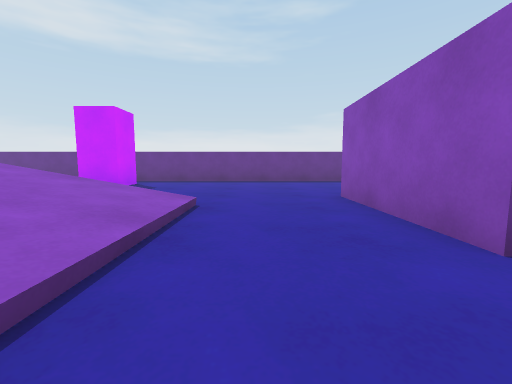
View 1 (above)

17 first-person views from a walk through a Unity game level. The camera is 0.55 m above the floor, tilts 6° down and sees 90° across. The floor is counted in squares, 1 m on a side. Each view is taken from the middle of a square. On the plan, view 1 faces up. The plan holds only what a view shows up to about 9 squares ahead; the rest is blank. The player character is not drawn.

View 2
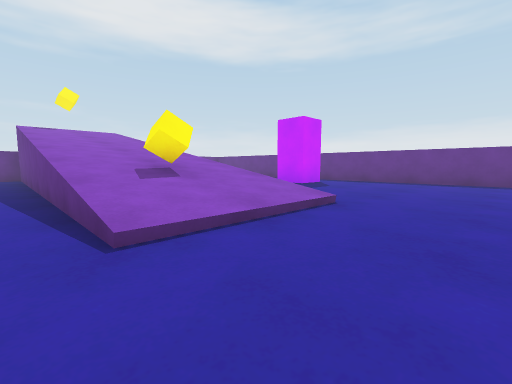

View 3
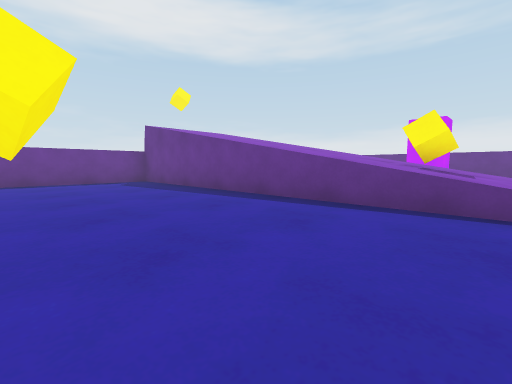

View 4
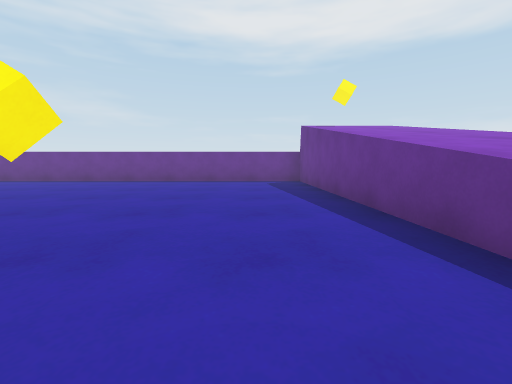

View 5
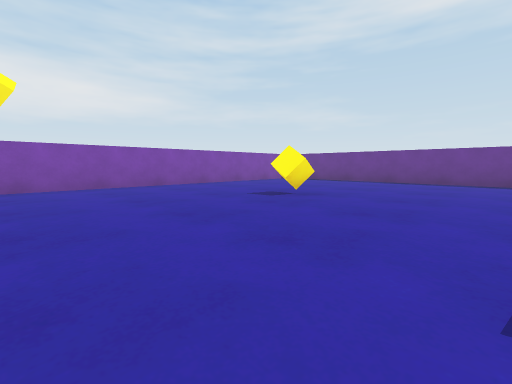

View 6
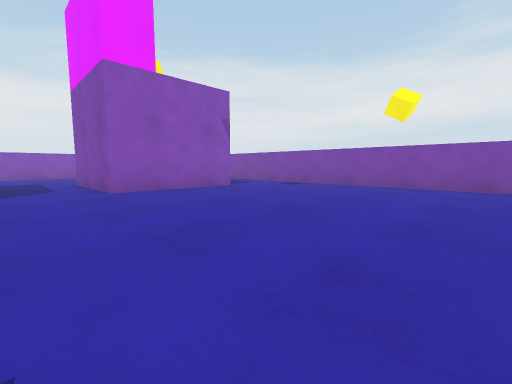

View 7
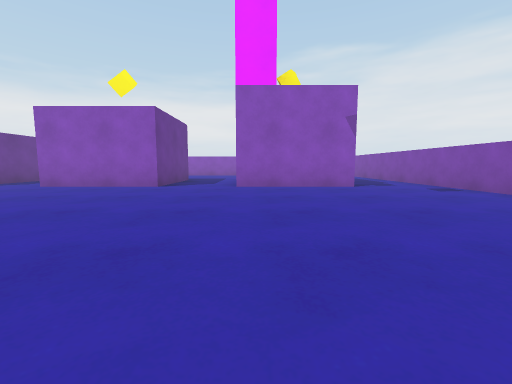

View 8
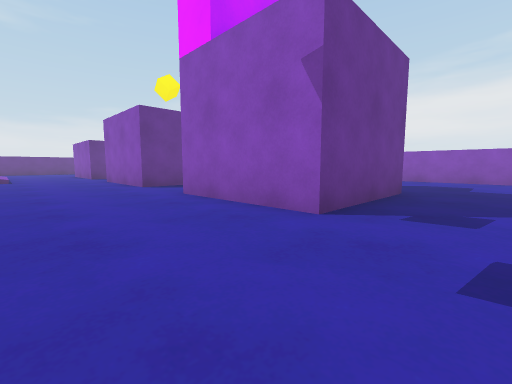

View 9
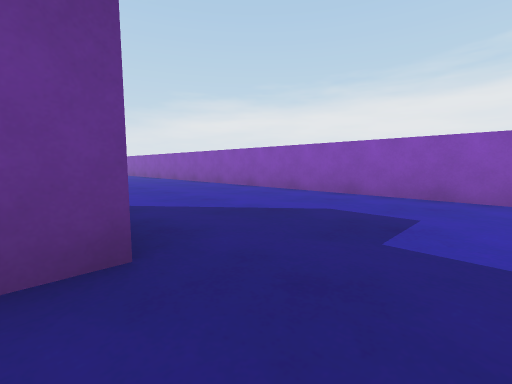

View 10
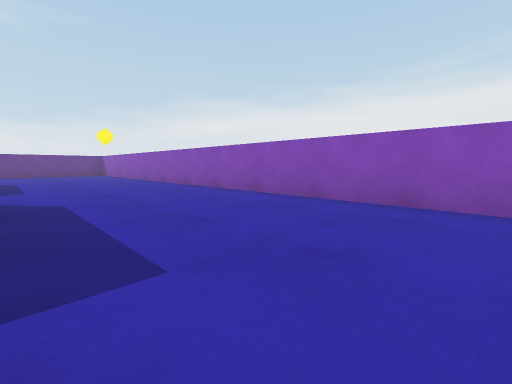

View 11
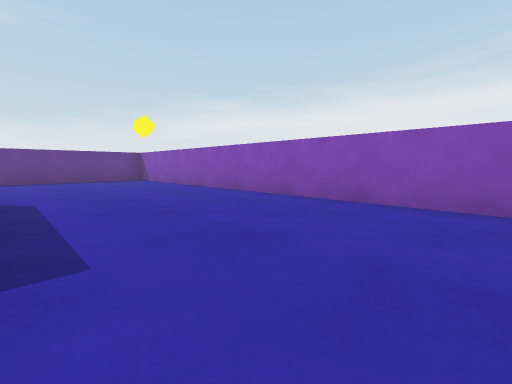

View 12
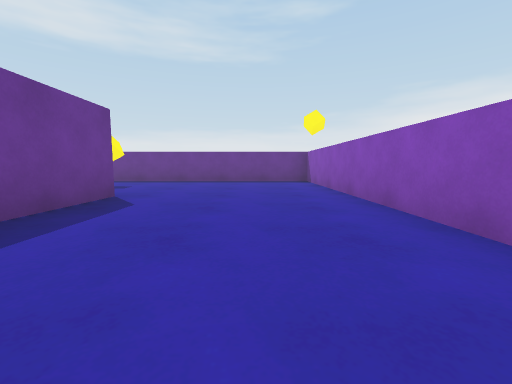

View 13
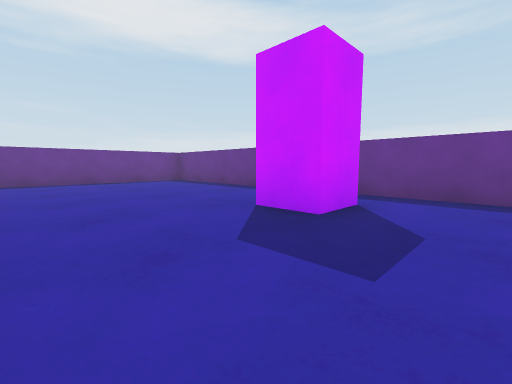

View 14
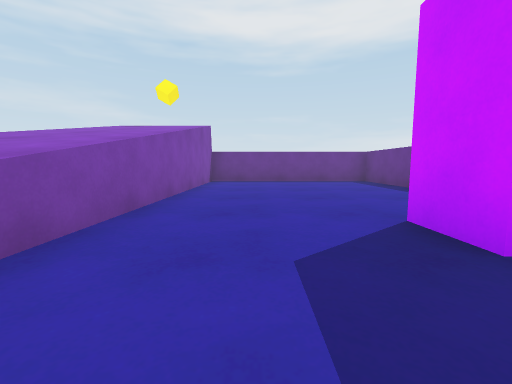

View 15
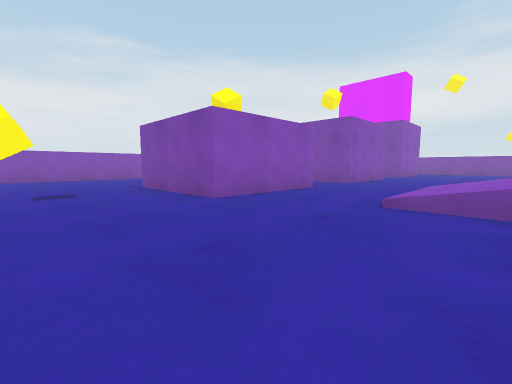

View 16
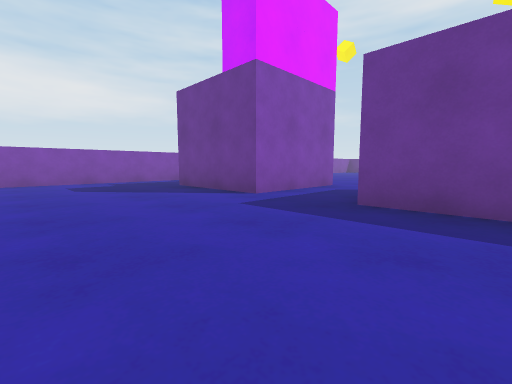

View 17
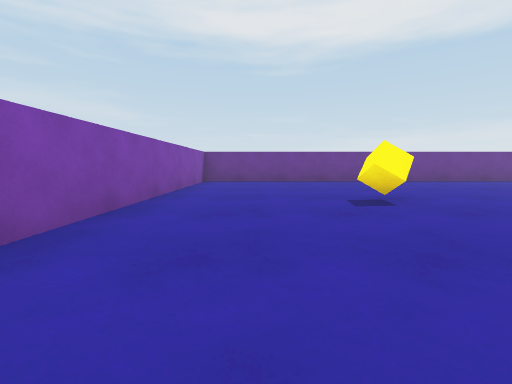

### Floor plan
Key: @ floor where view 1 was taken; # wall or solid block; . floor; / step, stairs or slope; ^ raised ledge; C cube; O other object.
Columns run from 11 left of view 1 to 9 right of it. Each row starts with its distance up from view 1.
  9 #####################
  8 #..... .............#
  7 #......O......C.....#
  6 #...................#
  5 #...................#
  4 #............###....#
  3 ^//////////..###....#
  2 C///////C//..###....#
  1 ^//////////.... ....#
  0 #..........@..  ....#
 -1 #............## ....#
 -2 #............###....#
 -3 #......C.....###....#
 -4 #...................#
 -5 #...................#
 -6 #............###....#
 -7 #....C.......###....#
 -8 #............###....#
 -9 #...................#
-10 #...................#
-11 #####################

Positions as (right, up) in squares from view 1, and headings:
1: (0, 0), facing up
2: (1, 0), facing up-left
3: (-2, -3), facing up-left
4: (-2, -1), facing left
5: (-2, -4), facing down-left
6: (-4, -4), facing down-right
7: (-5, -6), facing right
8: (-1, -10), facing up-right
9: (4, -10), facing up-right
10: (5, -6), facing up-right
11: (5, -1), facing up-right
12: (7, 0), facing up
13: (-2, 4), facing up-left
14: (-2, 5), facing left
15: (-2, 7), facing down-right
16: (8, -2), facing down-left
17: (-2, -9), facing left
